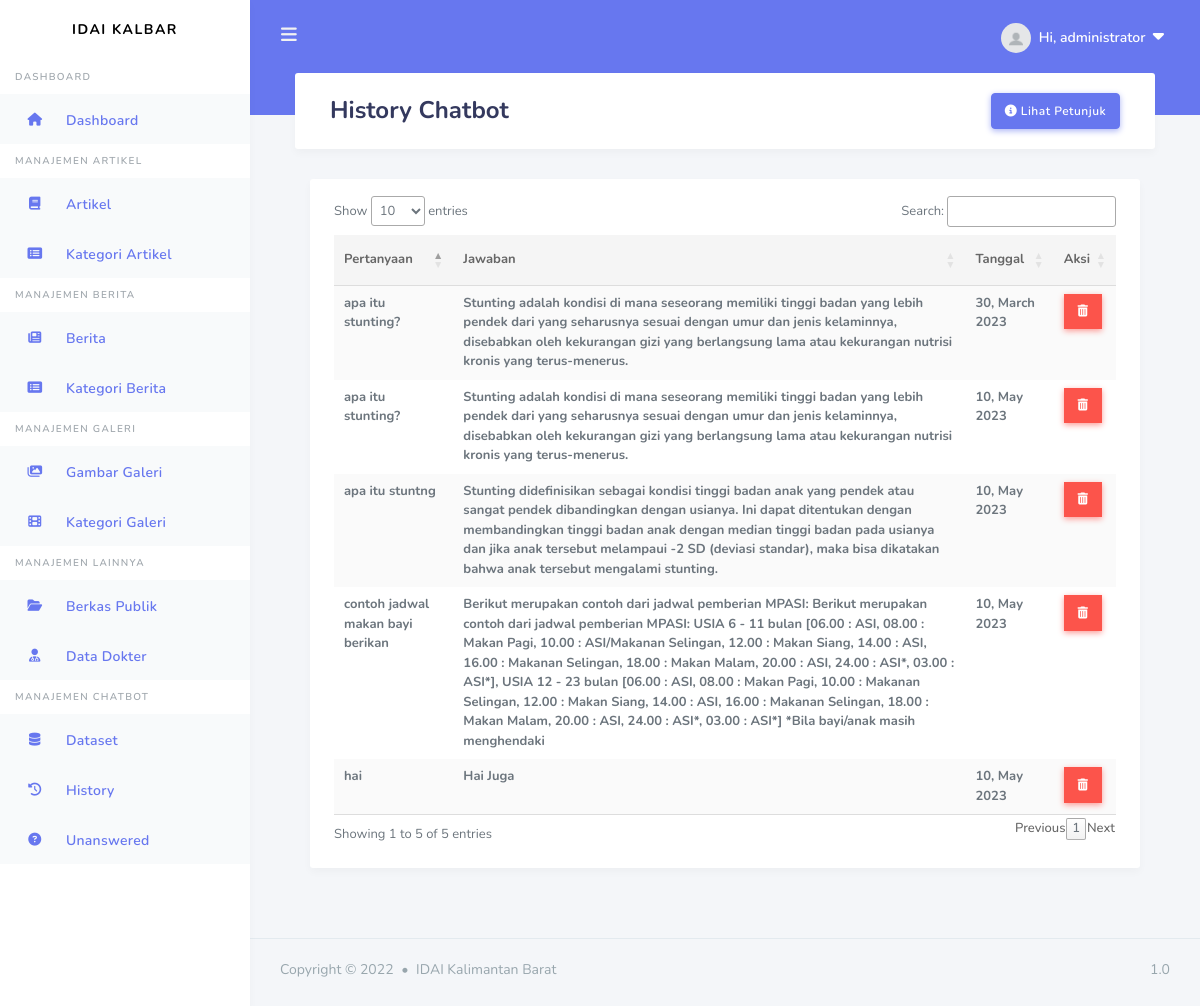
/admin/history (signed in), run on the app's committed database.
### apps/models.py (models this page shows, shortened)
class User(db.Model, UserMixin):
    id = db.Column(db.Integer, primary_key=True)
    username = db.Column(db.String(20), unique=True, nullable=False)
    email = db.Column(db.String(100), unique=True, nullable=False)
    image_file = db.Column(db.String(20), nullable=False, default='default.jpg')
    password = db.Column(db.String(20), nullable=False)
    articles = db.relationship('Article', backref='author', lazy=True)
    news = db.relationship('News', backref='author', lazy=True)
    galleries = db.relationship('Gallery', backref='author', lazy=True)
    image_galleries = db.relationship('Images_Gallery', backref='author', lazy=True)
    berkas = db.relationship('DataDokter', backref='owner', lazy=True, uselist=False)
    roles_id = db.Column(db.Integer, db.ForeignKey('roles.id'), nullable=False, default=2)

class Message(db.Model):
    id = db.Column(db.Integer, primary_key=True)
    question = db.Column(db.String(300))
    status_data = db.Column(db.Boolean, default=False)
    response = db.Column(db.String(300), default="No Answer")
    date_posted = db.Column(db.DateTime, default=datetime.now())

### apps/chatbot/routes.py (the view)
@chatbot.route("/admin/history")
@login_required
def history():
    messages = Message.query.filter_by(status_data=True).all()
    return render_template('users/admin/chatbot/history.html', messages=messages, title='History Chatbot')

### apps/models.py (called while the page is built)
@login_manager.user_loader
def load_user(user_id):
    return User.query.get(int(user_id))

### apps/templates/users/admin/chatbot/history.html (shortened to what this page needs)
{% extends "layouts/base_dashboard.html" %}
{% block header %}
<div class="container">
    <h1> {{ title }}</h1>
    <button type="button" class="btn btn-primary float-right" data-toggle="modal" data-target="#modalll">
        <i class="fa-solid fa-circle-info"></i>&nbsp;Lihat Petunjuk
    </button>
</div>
{% endblock header %}
{% block content %}
<div class="container">
    <div class="row">
      <div class="col-12 col-md-12 col-lg-12">
        <div class="card">
          <section class="section m-4">
            <table id="data" class="table table-striped table-hover">
                <thead>
                    <tr>
                        <th scope="col">Pertanyaan</th>
                        <th scope="col">Jawaban</th>
                        <th scope="col">Tanggal</th>
                        <th scope="col">Aksi</th>
                    </tr>
                    </thead>
                    <tbody>
                    {% for m in messages %}
                    <tr>
                        <th>{{ m.question }}</th>
                        <th>{{ m.response }}</th>
                        <th>{{ m.date_posted.strftime("%d, %B %Y") }}</th>
                        <th>
                            <div>
                                <button class="btn btn-danger btn-md rounded-0" type="button" data-placement="top" title="Delete" data-toggle="modal" data-target="#deleteModal{{m.id}}"><i class="fa-solid fa-trash-can"></i></button>
                            </div>
                        </th>
                    </tr>
                    {% endfor %}
                    </tbody>
            </table>
          </section>
        </div>
      </div>
    </div>
</div>
{% endblock content%}

### apps/templates/includes/header.html (shortened to what this page needs)
<div class="navbar-bg"></div>
    <nav class="navbar navbar-expand-lg main-navbar">
      <form class="form-inline mr-auto">
        <ul class="navbar-nav mr-3">
          <li><a href="#" data-toggle="sidebar" class="nav-link nav-link-lg"><i class="fas fa-bars"></i></a></li>
        </ul>
      </form>
      <ul class="navbar-nav navbar-right">
        <li class="dropdown"><a href="#" data-toggle="dropdown" class="nav-link notification-toggle nav-link-lg nav-link-user"><img src="{{ url_for ('static', filename='assets/img/profile_pics/default.jpg') }}" alt="" class="rounded-circle mr-1">
          <div class="d-sm-none d-lg-inline-block">Hi, {{ current_user.username}} &nbsp;<small><i class="fa-solid fa-caret-down"></i></small></div></a>
        </li>
      </ul>
    </nav>

### data on the page
User: username "administrator"
Message: question "apa itu stunting?", response "Stunting adalah kondisi di mana seseorang memiliki tinggi badan yang lebih pendek dari yang seharusnya sesuai dengan umur dan jenis kelaminnya, disebabkan oleh kekurangan gizi yang berlangsung lama atau kekurangan nutrisi kronis yang terus-menerus.", date_posted "30, March 2023"
Message: question "hai", response "Hai Juga", date_posted "10, May 2023"
Message: question "apa itu stunting?", response "Stunting adalah kondisi di mana seseorang memiliki tinggi badan yang lebih pendek dari yang seharusnya sesuai dengan umur dan jenis kelaminnya, disebabkan oleh kekurangan gizi yang berlangsung lama atau kekurangan nutrisi kronis yang terus-menerus.", date_posted "10, May 2023"
Message: question "contoh jadwal makan bayi berikan", response "Berikut merupakan contoh dari jadwal pemberian MPASI: Berikut merupakan contoh dari jadwal pemberian MPASI: USIA 6 - 11 bulan [06.00 : ASI, 08.00 : Makan Pagi, 10.00 : ASI/Makanan Selingan, 12.00 : Makan Siang, 14.00 : ASI, 16.00 : Makanan Selingan, 18.00 : Makan Malam, 20.00 : ASI, 24.00 : ASI*, 03.00 : ASI*], USIA 12 - 23 bulan [06.00 : ASI, 08.00 : Makan Pagi, 10.00 : Makanan Selingan, 12.00 : Makan Siang, 14.00 : ASI, 16.00 : Makanan Selingan, 18.00 : Makan Malam, 20.00 : ASI, 24.00 : ASI*, 03.00 : ASI*] *Bila bayi/anak masih menghendaki", date_posted "10, May 2023"
Message: question "apa itu stuntng", response "Stunting didefinisikan sebagai kondisi tinggi badan anak yang pendek atau sangat pendek dibandingkan dengan usianya. Ini dapat ditentukan dengan membandingkan tinggi badan anak dengan median tinggi badan pada usianya dan jika anak tersebut melampaui -2 SD (deviasi standar), maka bisa dikatakan bahwa anak tersebut mengalami stunting.", date_posted "10, May 2023"

### other printed values
{{ title }} "History Chatbot"
